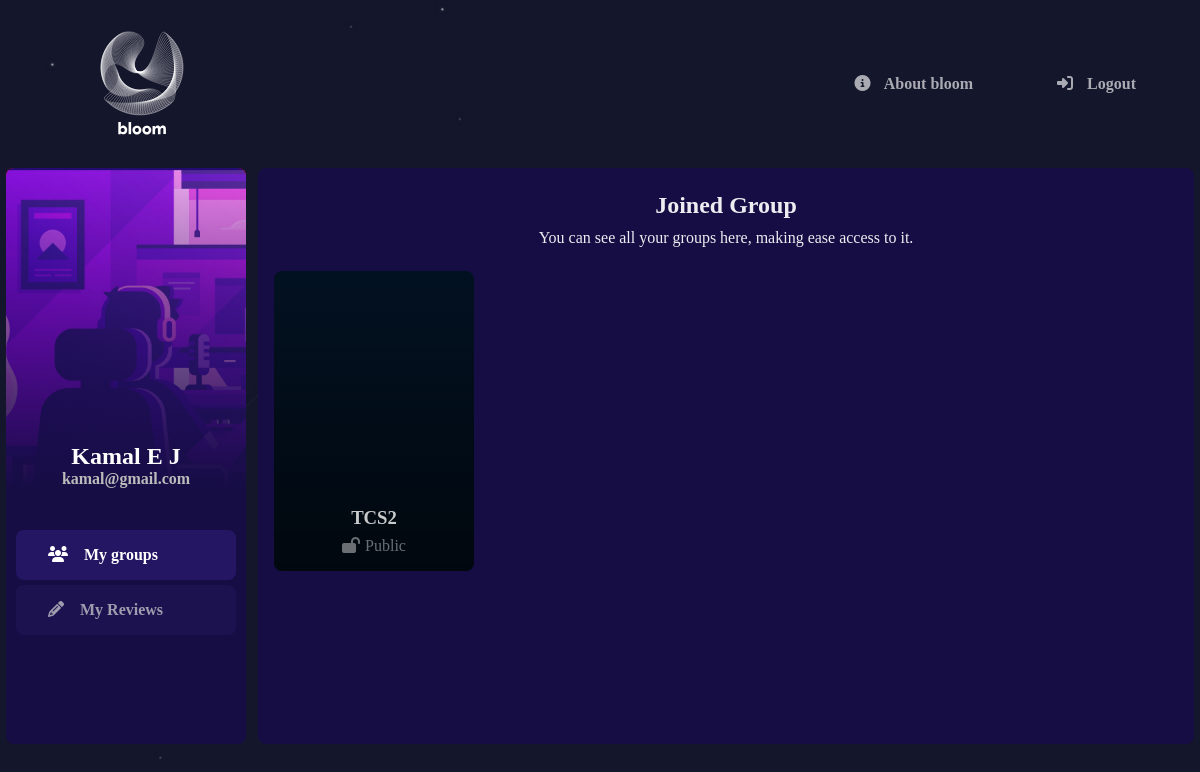
The app's page /showMyGroup/ (signed in) with its own data.
### bloomapp/models.py (models this page shows)
class Account(models.Model):
    name = models.CharField(max_length=100)
    email = models.EmailField(unique=True, max_length=100)
    password = models.CharField(max_length=100)

class JoinedGroup(models.Model):
    user_id = models.ForeignKey(Account, on_delete=models.CASCADE)
    group_id = models.ForeignKey(Groups, on_delete=models.CASCADE)

class Groups(models.Model):
    user_id = models.ForeignKey(Account, on_delete=models.CASCADE)
    group_name = models.CharField(max_length=20)
    group_code = models.CharField(max_length=5)
    group_type = models.BooleanField(default=True)

### bloomapp/views.py (the view)
# urls.py: path('showMyGroup/', views.showMyGroups, name="showMyGroup"),
def showMyGroups(request):
    groupObj = JoinedGroup.objects.filter(user_id=request.session["user_id"])
    return render(request, "showMyGroup.html", {'group_details': groupObj})

### bloomapp/context-processors.py (called while the page is built)
def allContext(request):
    if request.session.has_key('user_id'):
        userObj = Account.objects.get(id=request.session['user_id'])
        totalReview = Reviews.objects.filter(user_id_id=request.session['user_id']).count()
        return {'users': userObj,'totalReviews': totalReview}
    return {'users': False, 'totalReviews': False}

### templates/showMyGroup.html (shortened to what this page needs)
{% extends 'commonPart.html' %}
{% block mainpart %}
    {% load static %}
    <div class="show-group-main-container">
        {% if not group_details %}
            <div class="no-group-box">
                <div class="video-text-box">
                    <h1 class="video-text" style="color: rgba(255,255,255,0.6);"><i class="fab fa-cloudversify pdspace"></i>Void </h1>
                    <h2 style="color: rgba(255, 255, 255, 0.5);">You haven't join any group bro, try create or join a group.</h2>
                </div>
                <video autoplay loop playsinline src="{% static 'images/terraforge-video.mp4' %}" class="no-group-video"></video>
            </div>
        {% else %}
            <h2 class="main-title-groups">Joined Group</h2>
            <h4 class="main-title-groups" style="font-weight: lighter;padding: 10px 0 16px 0;">You can see all your groups here, making ease access to it.</h4>
            <div class="my-each-group">
                {% for group in group_details %}
                    <a href="{% url 'group' group.group_id_id %}"><div class="each-group-box">
                        <div class="each-gp-video-box">
                            <video class="each-gp-video" autoplay src="{% static 'images/Snow Scene.mp4' %}" playsinline loop ></video>
                        </div>
                        <div class="group-each-black-cover"></div>
                        <div class="each-gp-details-box">
                            <h3 class="group-each-name">{{ group.group_id.group_name }}</h3>
                            <h4 class="group-each-username">
                                {% if group.group_id.group_type == True %}
                                    <i class="fas fa-lock-open" style="padding-right: 5px;"></i>Public
                                {% else %}
                                    <i class="fas fa-lock" style="padding-right: 5px;"></i>Private
                                {% endif %}
                            </h4>
                        </div>
                    </div></a>
                {% endfor %}
            </div>
        {% endif %}
    </div>
{% endblock %}

### templates/commonPart.html (shortened to what this page needs)
<!DOCTYPE html>
<html lang="en">
{% load static %}
<head>
    <link rel="stylesheet" href="{% static 'css/style.css' %}">
</head>
<body>
<div class="top-menu-bar">
        <a href="{% url 'joinGroup' %}"><img src="{% static 'images/logo.svg' %}" alt="logo" class="logo-img"></a>
        <div>
            <a href="about.php" class="menus active-about"><i class="fas fa-info-circle pdspace"></i> About bloom</a>
            <a href="{% url 'logout' %}" class="menus"><i class="fas fa-sign-in-alt pdspace"></i> Logout</a>
        </div>
</div>
<div class="main-container">
    <div class="left-container">
        <div class="user-info-box">
            <div class="image-black-cover"></div>
            <div class="user-infos">
                {% if request.session.user_id %}
                    <h2>{{ users.name }}</h2>
                    <h4>{{ users.email }}</h4>
                {% endif %}
            </div>
        </div>
        <div class="user-menus">
            <a href="{% url 'showMyGroup' %}" class="user-menu-buttons active-menus-groups"><i class="fas fa-users uicons"></i> My groups</a>
            <a href="{% url 'showMyReview' %}" class="user-menu-buttons active-menus-reviews"><i class="fas fa-pencil-alt uicons"></i> My Reviews
             </a>
        </div>
    </div>
    <div class="right-container">
        {% block mainpart %}
        {% endblock %}
    </div>
</div>
</body>
</html>

### static/css/style.css (style rules this page uses)
* { margin: 0; padding: 0; text-decoration: none; outline: none; box-sizing: border-box; font-family: 'Product Sans'; }
body { width: 100%; min-height: 100vh; background-image: url('../images/people_bg_repeat.jpg'); background-size: cover; }
.top-menu-bar { width: 100%; padding: 24px; display: flex; align-items: center; justify-content: space-between; }
.logo-img { width: 96px; transform: translateX(70px); }
.menus { font-weight: bold; color: rgba(255, 255, 255, 0.64); transition: 0.16s ease; padding: 16px 40px; border-radius: 8px; }
.main-container { position: relative; width: 100%; height: 72vh; display: flex; justify-content: space-around; }
.left-container { position: relative; width: 20%; height: 100%; background: #170D45; border-radius: 8px; display: flex; flex-direction: column; overflow: hidden; }
.right-container { position: relative; width: 78%; height: 100%; border-radius: 8px; overflow: hidden; }
.pdspace { padding-right: 10px; }
.user-info-box { position: relative; width: 100%; height: 320px; background: red; background-image: url("../images/thumb2.jpg"); background-size: cover; background-position: center; display: flex; justify-content: center; flex-direction: column; text-align: center; margin-bottom: 32px; }
.image-black-cover { position: absolute; top: 0; left: 0; width: 100%; height: 100%; background: linear-gradient(rgba(255, 0, 0, 0),#170D45); }
.user-infos { position: absolute; bottom: 0; left: 0; right: 0; z-index: 2; }
.user-infos h4 { color: rgba(187,187,187); }
.user-infos h2 { color: white; text-transform: capitalize; }
.user-menus { position: relative; width: 100%; padding: 10px; box-sizing: border-box; display: grid; grid-template-columns: repeat(1,1fr); row-gap: 5px; }
.uicons { margin-right: 16px; }
.user-menu-buttons { width: 100%; padding: 16px 32px; border-radius: 8px; background: #1d1250; color: rgba(214, 214, 214, 0.705); font-weight: bold; transition: 0.1s ease; font-size: 16px; display: flex; }
.show-group-main-container { position: relative; width: 100%; height: 100%; background: #170D45; display: flex; padding: 8px; flex-direction: column; box-sizing: border-box; overflow-y: scroll; overflow-x: hidden; }
.main-title-groups { font-weight: bolder; font-family: 'Montserrat'; color: rgba(255, 255, 255, 0.925); width: 100%; text-align: center; padding-top: 16px; z-index: 4; }
.my-each-group { position: relative; padding: 8px; border-radius: 8px; width: 100%; display: flex; row-gap: 8px; column-gap: 8px; flex-wrap: wrap; }
.each-group-box { position: relative; width: 200px; height: 300px; border-radius: 8px; background: #021121; z-index: 2; overflow: hidden; }
.each-group-box:before { position: absolute; content: ''; left: 0; top: 0; width: 100%; height: 100%; background: rgba(255, 255, 255, 0); z-index: 5; transition: 0.1s ease; }
.each-gp-video-box { width: 100%; position: absolute; height: 60%; }
.each-gp-video { width: 200%; transform: translateX(-24%) scale(1.07); transition: 1s ease-out; }
.each-gp-details-box { width: 100%; position: absolute; z-index: 2; bottom: 0; display: flex; flex-direction: column; justify-content: center; align-items: center; padding: 8px; }
.group-each-black-cover { position: absolute; width: 100%; height: 100%; background: linear-gradient(rgba(0, 0, 0, 0),rgba(0, 0, 0, 0.575)); top: 0; left: 0; }
.group-each-name { color: rgba(255, 255, 255, 0.781); width: 100%; text-align: center; overflow: hidden; text-overflow: ellipsis; white-space: nowrap; text-transform: capitalize; }
.group-each-username { color: rgba(255, 255, 255, 0.418); font-weight: lighter; padding: 8px 0; }

### templates/showMyGroup.html (style rules this page uses)
.active-menus-groups { background: #241663; color: white; }

### records on screen
Account: name "Kamal E J", email "kamal@gmail.com"
JoinedGroup: group_id.group_name "TCS2", shows "Public"
